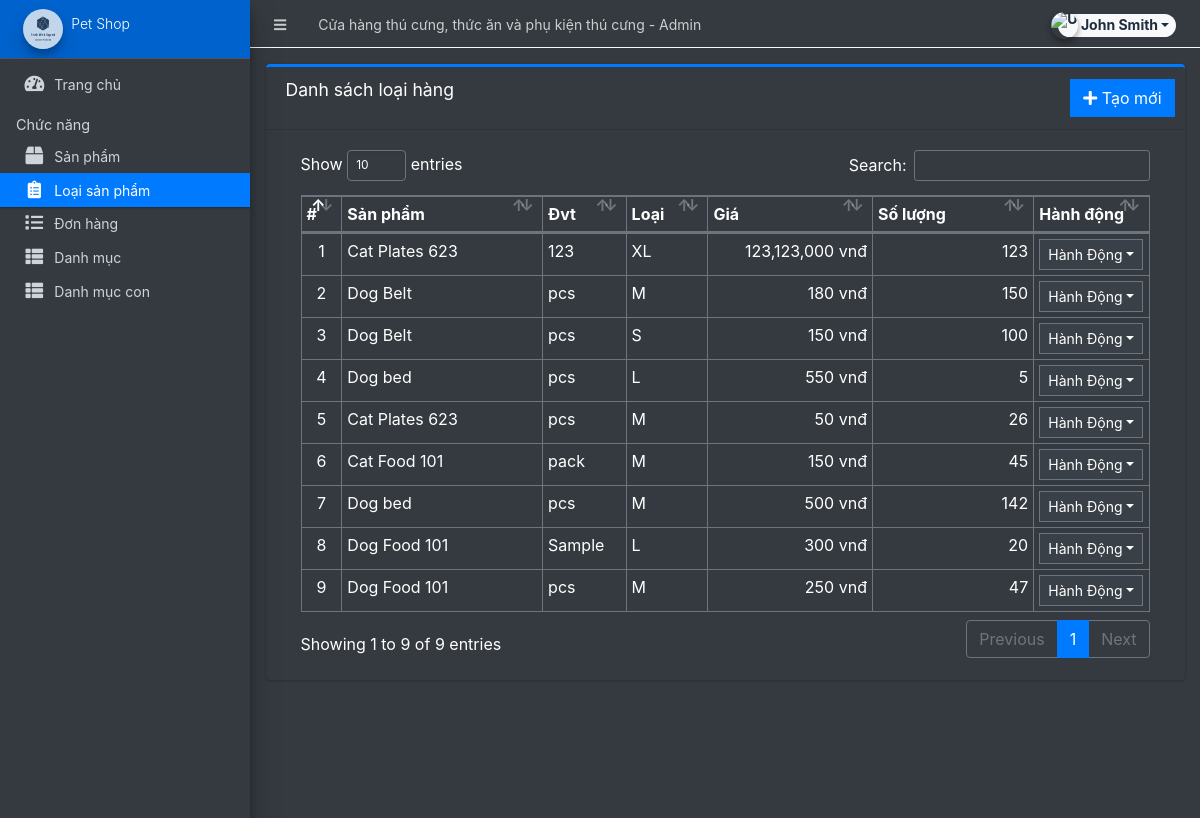
Screenshot of /admin/?page=inventory (signed in) with the database file from the repository.
### tables this page shows
CREATE TABLE `inventory` (
  `id` int(30) NOT NULL,
  `product_id` int(30) NOT NULL,
  `quantity` double NOT NULL,
  `unit` varchar(100) NOT NULL,
  `price` float NOT NULL,
  `size` varchar(250) NOT NULL,
  `date_created` datetime NOT NULL DEFAULT current_timestamp(),
  `date_updated` datetime DEFAULT NULL ON UPDATE current_timestamp()
);

CREATE TABLE `products` (
  `id` int(30) NOT NULL,
  `category_id` int(30) NOT NULL,
  `sub_category_id` int(30) NOT NULL,
  `product_name` varchar(250) NOT NULL,
  `description` text NOT NULL,
  `status` tinyint(1) NOT NULL DEFAULT 1,
  `date_created` datetime NOT NULL DEFAULT current_timestamp()
);

### admin/inventory/index.php (the view, shortened to what this page needs)
<div class="card card-outline card-primary">
	<div class="card-header">
		<h3 class="card-title">Danh sách loại hàng</h3>
		<div class="card-tools">
			<a href="?page=inventory/manage_inventory" class="btn btn-flat btn-primary"><span class="fas fa-plus"></span>  Tạo mới</a>
		</div>
	</div>
	<div class="card-body">
		<div class="container-fluid">
        <div class="container-fluid">
			<table class="table table-bordered table-stripped">
				<colgroup>
					<col width="5%">
					<col width="25%">
					<col width="10%">
					<col width="10%">
					<col width="20%">
					<col width="20%">
					<col width="10%">
				</colgroup>
				<thead>
					<tr>
						<th>#</th>
						<th>Sản phẩm</th>
						<th>Đvt</th>
						<th>Loại</th>
						<th>Giá</th>
						<th>Số lượng</th>
						<th>Hành động</th>
					</tr>
				</thead>
				<tbody>
					<?php
					$i = 1;
						$qry = $conn->query("SELECT i.*,p.product_name as product from `inventory` i inner join `products` p on p.id = i.product_id order by unix_timestamp(i.date_created) desc ");
						while($row = $qry->fetch_assoc()):
						$sold = $conn->query("SELECT SUM(ol.quantity) as sold FROM order_list ol inner join orders o on o.id = ol.order_id where ol.product_id='{$row['id']}' and o.`status` != 4 ");
						$sold = $sold->num_rows > 0 ? $sold->fetch_assoc()['sold'] : 0;
						$avail = $row['quantity'] - $sold;
					?>
						<tr>
							<td class="text-center"><?php echo $i++; ?></td>
							<td><?php echo $row['product'] ?></td>
							<td><?php echo $row['unit'] ?></td>
							<td><?php echo $row['size'] ?></td>
							<td class="text-right"><?php echo number_format($row['price']) ?> vnđ</td>
							<td class="text-right"><?php echo $avail ?></td>
							<td align="center">
								 <button type="button" class="btn btn-flat btn-default btn-sm dropdown-toggle dropdown-icon" data-toggle="dropdown">
				                  		Hành Động
				                  </button>
							</td>
						</tr>
					<?php endwhile; ?>
				</tbody>
			</table>
		</div>
		</div>
	</div>
</div>

### rows the page displays
inventory: product.product_name "Cat Plates 623", unit "123", size "XL", price "123,123,000", quantity "123"
inventory: product.product_name "Dog Belt", unit "pcs", size "M", price "180", quantity "150"
inventory: product.product_name "Dog Belt", unit "pcs", size "S", price "150", quantity "100"
inventory: product.product_name "Dog bed", unit "pcs", size "L", price "550", avail "5"
inventory: product.product_name "Cat Plates 623", unit "pcs", size "M", price "50", avail "26"
inventory: product.product_name "Cat Food 101", unit "pack", size "M", price "150", avail "45"
inventory: product.product_name "Dog bed", unit "pcs", size "M", price "500", avail "142"
inventory: product.product_name "Dog Food 101", unit "Sample", size "L", price "300", quantity "20"
inventory: product.product_name "Dog Food 101", unit "pcs", size "M", price "250", avail "47"

### other values shown
$_settings->info('name') "Cửa hàng thú cưng, thức ăn và phụ kiện thú cưng"
$_settings->userdata('firstname').' '.$_settings->userdata('lastname') "John Smith"
$_settings->info('short_name') "Pet Shop"
